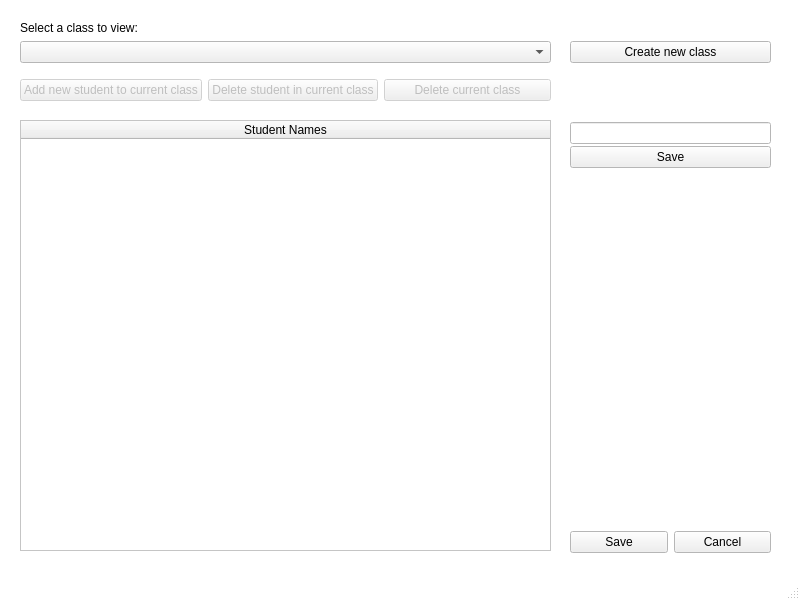
<?xml version="1.0" encoding="UTF-8"?>
<ui version="4.0">
 <class>Classes</class>
 <widget class="QMainWindow" name="Classes">
  <property name="geometry">
   <rect>
    <x>0</x>
    <y>0</y>
    <width>800</width>
    <height>600</height>
   </rect>
  </property>
  <property name="palette">
   <palette>
    <active>
     <colorrole role="Base">
      <brush brushstyle="SolidPattern">
       <color alpha="255">
        <red>255</red>
        <green>255</green>
        <blue>255</blue>
       </color>
      </brush>
     </colorrole>
     <colorrole role="Window">
      <brush brushstyle="SolidPattern">
       <color alpha="255">
        <red>255</red>
        <green>255</green>
        <blue>255</blue>
       </color>
      </brush>
     </colorrole>
    </active>
    <inactive>
     <colorrole role="Base">
      <brush brushstyle="SolidPattern">
       <color alpha="255">
        <red>255</red>
        <green>255</green>
        <blue>255</blue>
       </color>
      </brush>
     </colorrole>
     <colorrole role="Window">
      <brush brushstyle="SolidPattern">
       <color alpha="255">
        <red>255</red>
        <green>255</green>
        <blue>255</blue>
       </color>
      </brush>
     </colorrole>
    </inactive>
    <disabled>
     <colorrole role="Base">
      <brush brushstyle="SolidPattern">
       <color alpha="255">
        <red>255</red>
        <green>255</green>
        <blue>255</blue>
       </color>
      </brush>
     </colorrole>
     <colorrole role="Window">
      <brush brushstyle="SolidPattern">
       <color alpha="255">
        <red>255</red>
        <green>255</green>
        <blue>255</blue>
       </color>
      </brush>
     </colorrole>
    </disabled>
   </palette>
  </property>
  <property name="windowTitle">
   <string>Classes</string>
  </property>
  <property name="autoFillBackground">
   <bool>true</bool>
  </property>
  <widget class="QWidget" name="centralwidget">
   <widget class="QWidget" name="horizontalLayoutWidget">
    <property name="geometry">
     <rect>
      <x>570</x>
      <y>530</y>
      <width>201</width>
      <height>25</height>
     </rect>
    </property>
    <layout class="QHBoxLayout" name="horizontalLayout">
     <item>
      <widget class="QPushButton" name="pushButton_2">
       <property name="text">
        <string>Save</string>
       </property>
      </widget>
     </item>
     <item>
      <widget class="QPushButton" name="pushButton">
       <property name="text">
        <string>Cancel</string>
       </property>
      </widget>
     </item>
    </layout>
   </widget>
   <widget class="QWidget" name="verticalLayoutWidget">
    <property name="geometry">
     <rect>
      <x>570</x>
      <y>40</y>
      <width>201</width>
      <height>25</height>
     </rect>
    </property>
    <layout class="QVBoxLayout" name="verticalLayout">
     <property name="spacing">
      <number>6</number>
     </property>
     <item>
      <widget class="QPushButton" name="button_createclass">
       <property name="text">
        <string>Create new class</string>
       </property>
      </widget>
     </item>
    </layout>
   </widget>
   <widget class="QWidget" name="horizontalLayoutWidget_2">
    <property name="geometry">
     <rect>
      <x>20</x>
      <y>40</y>
      <width>531</width>
      <height>25</height>
     </rect>
    </property>
    <layout class="QHBoxLayout" name="horizontalLayout_2">
     <item>
      <widget class="QComboBox" name="comboBox_classes">
       <property name="sizePolicy">
        <sizepolicy hsizetype="MinimumExpanding" vsizetype="Fixed">
         <horstretch>0</horstretch>
         <verstretch>0</verstretch>
        </sizepolicy>
       </property>
       <property name="currentText">
        <string/>
       </property>
      </widget>
     </item>
    </layout>
   </widget>
   <widget class="QTableWidget" name="table_students">
    <property name="geometry">
     <rect>
      <x>20</x>
      <y>120</y>
      <width>531</width>
      <height>431</height>
     </rect>
    </property>
    <property name="editTriggers">
     <set>QAbstractItemView::NoEditTriggers</set>
    </property>
    <property name="alternatingRowColors">
     <bool>true</bool>
    </property>
    <property name="columnCount">
     <number>1</number>
    </property>
    <attribute name="horizontalHeaderStretchLastSection">
     <bool>true</bool>
    </attribute>
    <column>
     <property name="text">
      <string>Student Names</string>
     </property>
    </column>
   </widget>
   <widget class="QLabel" name="current_class">
    <property name="geometry">
     <rect>
      <x>20</x>
      <y>20</y>
      <width>211</width>
      <height>16</height>
     </rect>
    </property>
    <property name="text">
     <string>Select a class to view:</string>
    </property>
   </widget>
   <widget class="QWidget" name="text_add_widget" native="true">
    <property name="enabled">
     <bool>true</bool>
    </property>
    <property name="geometry">
     <rect>
      <x>560</x>
      <y>120</y>
      <width>231</width>
      <height>80</height>
     </rect>
    </property>
    <widget class="QWidget" name="gridLayoutWidget">
     <property name="geometry">
      <rect>
       <x>10</x>
       <y>0</y>
       <width>201</width>
       <height>51</height>
      </rect>
     </property>
     <layout class="QGridLayout" name="vertical_layout">
      <property name="spacing">
       <number>0</number>
      </property>
      <item row="0" column="0">
       <widget class="QLineEdit" name="text_add">
        <property name="palette">
         <palette>
          <active>
           <colorrole role="WindowText">
            <brush brushstyle="SolidPattern">
             <color alpha="255">
              <red>0</red>
              <green>0</green>
              <blue>0</blue>
             </color>
            </brush>
           </colorrole>
           <colorrole role="Button">
            <brush brushstyle="SolidPattern">
             <color alpha="255">
              <red>255</red>
              <green>255</green>
              <blue>255</blue>
             </color>
            </brush>
           </colorrole>
           <colorrole role="Light">
            <brush brushstyle="SolidPattern">
             <color alpha="255">
              <red>255</red>
              <green>255</green>
              <blue>255</blue>
             </color>
            </brush>
           </colorrole>
           <colorrole role="Midlight">
            <brush brushstyle="SolidPattern">
             <color alpha="255">
              <red>255</red>
              <green>255</green>
              <blue>255</blue>
             </color>
            </brush>
           </colorrole>
           <colorrole role="Dark">
            <brush brushstyle="SolidPattern">
             <color alpha="255">
              <red>127</red>
              <green>127</green>
              <blue>127</blue>
             </color>
            </brush>
           </colorrole>
           <colorrole role="Mid">
            <brush brushstyle="SolidPattern">
             <color alpha="255">
              <red>170</red>
              <green>170</green>
              <blue>170</blue>
             </color>
            </brush>
           </colorrole>
           <colorrole role="Text">
            <brush brushstyle="SolidPattern">
             <color alpha="255">
              <red>0</red>
              <green>0</green>
              <blue>0</blue>
             </color>
            </brush>
           </colorrole>
           <colorrole role="BrightText">
            <brush brushstyle="SolidPattern">
             <color alpha="255">
              <red>255</red>
              <green>255</green>
              <blue>255</blue>
             </color>
            </brush>
           </colorrole>
           <colorrole role="ButtonText">
            <brush brushstyle="SolidPattern">
             <color alpha="255">
              <red>0</red>
              <green>0</green>
              <blue>0</blue>
             </color>
            </brush>
           </colorrole>
           <colorrole role="Base">
            <brush brushstyle="SolidPattern">
             <color alpha="255">
              <red>255</red>
              <green>255</green>
              <blue>255</blue>
             </color>
            </brush>
           </colorrole>
           <colorrole role="Window">
            <brush brushstyle="SolidPattern">
             <color alpha="255">
              <red>255</red>
              <green>255</green>
              <blue>255</blue>
             </color>
            </brush>
           </colorrole>
           <colorrole role="Shadow">
            <brush brushstyle="SolidPattern">
             <color alpha="255">
              <red>0</red>
              <green>0</green>
              <blue>0</blue>
             </color>
            </brush>
           </colorrole>
           <colorrole role="AlternateBase">
            <brush brushstyle="SolidPattern">
             <color alpha="255">
              <red>255</red>
              <green>255</green>
              <blue>255</blue>
             </color>
            </brush>
           </colorrole>
           <colorrole role="ToolTipBase">
            <brush brushstyle="SolidPattern">
             <color alpha="255">
              <red>255</red>
              <green>255</green>
              <blue>220</blue>
             </color>
            </brush>
           </colorrole>
           <colorrole role="ToolTipText">
            <brush brushstyle="SolidPattern">
             <color alpha="255">
              <red>0</red>
              <green>0</green>
              <blue>0</blue>
             </color>
            </brush>
           </colorrole>
          </active>
          <inactive>
           <colorrole role="WindowText">
            <brush brushstyle="SolidPattern">
             <color alpha="255">
              <red>0</red>
              <green>0</green>
              <blue>0</blue>
             </color>
            </brush>
           </colorrole>
           <colorrole role="Button">
            <brush brushstyle="SolidPattern">
             <color alpha="255">
              <red>255</red>
              <green>255</green>
              <blue>255</blue>
             </color>
            </brush>
           </colorrole>
           <colorrole role="Light">
            <brush brushstyle="SolidPattern">
             <color alpha="255">
              <red>255</red>
              <green>255</green>
              <blue>255</blue>
             </color>
            </brush>
           </colorrole>
           <colorrole role="Midlight">
            <brush brushstyle="SolidPattern">
             <color alpha="255">
              <red>255</red>
              <green>255</green>
              <blue>255</blue>
             </color>
            </brush>
           </colorrole>
           <colorrole role="Dark">
            <brush brushstyle="SolidPattern">
             <color alpha="255">
              <red>127</red>
              <green>127</green>
              <blue>127</blue>
             </color>
            </brush>
           </colorrole>
           <colorrole role="Mid">
            <brush brushstyle="SolidPattern">
             <color alpha="255">
              <red>170</red>
              <green>170</green>
              <blue>170</blue>
             </color>
            </brush>
           </colorrole>
           <colorrole role="Text">
            <brush brushstyle="SolidPattern">
             <color alpha="255">
              <red>0</red>
              <green>0</green>
              <blue>0</blue>
             </color>
            </brush>
           </colorrole>
           <colorrole role="BrightText">
            <brush brushstyle="SolidPattern">
             <color alpha="255">
              <red>255</red>
              <green>255</green>
              <blue>255</blue>
             </color>
            </brush>
           </colorrole>
           <colorrole role="ButtonText">
            <brush brushstyle="SolidPattern">
             <color alpha="255">
              <red>0</red>
              <green>0</green>
              <blue>0</blue>
             </color>
            </brush>
           </colorrole>
           <colorrole role="Base">
            <brush brushstyle="SolidPattern">
             <color alpha="255">
              <red>255</red>
              <green>255</green>
              <blue>255</blue>
             </color>
            </brush>
           </colorrole>
           <colorrole role="Window">
            <brush brushstyle="SolidPattern">
             <color alpha="255">
              <red>255</red>
              <green>255</green>
              <blue>255</blue>
             </color>
            </brush>
           </colorrole>
           <colorrole role="Shadow">
            <brush brushstyle="SolidPattern">
             <color alpha="255">
              <red>0</red>
              <green>0</green>
              <blue>0</blue>
             </color>
            </brush>
           </colorrole>
           <colorrole role="AlternateBase">
            <brush brushstyle="SolidPattern">
             <color alpha="255">
              <red>255</red>
              <green>255</green>
              <blue>255</blue>
             </color>
            </brush>
           </colorrole>
           <colorrole role="ToolTipBase">
            <brush brushstyle="SolidPattern">
             <color alpha="255">
              <red>255</red>
              <green>255</green>
              <blue>220</blue>
             </color>
            </brush>
           </colorrole>
           <colorrole role="ToolTipText">
            <brush brushstyle="SolidPattern">
             <color alpha="255">
              <red>0</red>
              <green>0</green>
              <blue>0</blue>
             </color>
            </brush>
           </colorrole>
          </inactive>
          <disabled>
           <colorrole role="WindowText">
            <brush brushstyle="SolidPattern">
             <color alpha="255">
              <red>127</red>
              <green>127</green>
              <blue>127</blue>
             </color>
            </brush>
           </colorrole>
           <colorrole role="Button">
            <brush brushstyle="SolidPattern">
             <color alpha="255">
              <red>255</red>
              <green>255</green>
              <blue>255</blue>
             </color>
            </brush>
           </colorrole>
           <colorrole role="Light">
            <brush brushstyle="SolidPattern">
             <color alpha="255">
              <red>255</red>
              <green>255</green>
              <blue>255</blue>
             </color>
            </brush>
           </colorrole>
           <colorrole role="Midlight">
            <brush brushstyle="SolidPattern">
             <color alpha="255">
              <red>255</red>
              <green>255</green>
              <blue>255</blue>
             </color>
            </brush>
           </colorrole>
           <colorrole role="Dark">
            <brush brushstyle="SolidPattern">
             <color alpha="255">
              <red>127</red>
              <green>127</green>
              <blue>127</blue>
             </color>
            </brush>
           </colorrole>
           <colorrole role="Mid">
            <brush brushstyle="SolidPattern">
             <color alpha="255">
              <red>170</red>
              <green>170</green>
              <blue>170</blue>
             </color>
            </brush>
           </colorrole>
           <colorrole role="Text">
            <brush brushstyle="SolidPattern">
             <color alpha="255">
              <red>127</red>
              <green>127</green>
              <blue>127</blue>
             </color>
            </brush>
           </colorrole>
           <colorrole role="BrightText">
            <brush brushstyle="SolidPattern">
             <color alpha="255">
              <red>255</red>
              <green>255</green>
              <blue>255</blue>
             </color>
            </brush>
           </colorrole>
           <colorrole role="ButtonText">
            <brush brushstyle="SolidPattern">
             <color alpha="255">
              <red>127</red>
              <green>127</green>
              <blue>127</blue>
             </color>
            </brush>
           </colorrole>
           <colorrole role="Base">
            <brush brushstyle="SolidPattern">
             <color alpha="255">
              <red>255</red>
              <green>255</green>
              <blue>255</blue>
             </color>
            </brush>
           </colorrole>
           <colorrole role="Window">
            <brush brushstyle="SolidPattern">
             <color alpha="255">
              <red>255</red>
              <green>255</green>
              <blue>255</blue>
             </color>
            </brush>
           </colorrole>
           <colorrole role="Shadow">
            <brush brushstyle="SolidPattern">
             <color alpha="255">
              <red>0</red>
              <green>0</green>
              <blue>0</blue>
             </color>
            </brush>
           </colorrole>
           <colorrole role="AlternateBase">
            <brush brushstyle="SolidPattern">
             <color alpha="255">
              <red>255</red>
              <green>255</green>
              <blue>255</blue>
             </color>
            </brush>
           </colorrole>
           <colorrole role="ToolTipBase">
            <brush brushstyle="SolidPattern">
             <color alpha="255">
              <red>255</red>
              <green>255</green>
              <blue>220</blue>
             </color>
            </brush>
           </colorrole>
           <colorrole role="ToolTipText">
            <brush brushstyle="SolidPattern">
             <color alpha="255">
              <red>0</red>
              <green>0</green>
              <blue>0</blue>
             </color>
            </brush>
           </colorrole>
          </disabled>
         </palette>
        </property>
        <property name="text">
         <string/>
        </property>
       </widget>
      </item>
      <item row="1" column="0">
       <widget class="QPushButton" name="button_savetext">
        <property name="text">
         <string>Save</string>
        </property>
       </widget>
      </item>
     </layout>
    </widget>
   </widget>
   <widget class="QWidget" name="horizontalLayoutWidget_3">
    <property name="enabled">
     <bool>true</bool>
    </property>
    <property name="geometry">
     <rect>
      <x>20</x>
      <y>70</y>
      <width>531</width>
      <height>41</height>
     </rect>
    </property>
    <layout class="QHBoxLayout" name="horizontalLayout_3">
     <property name="spacing">
      <number>6</number>
     </property>
     <item>
      <widget class="QPushButton" name="button_addstudent">
       <property name="enabled">
        <bool>false</bool>
       </property>
       <property name="text">
        <string>Add new student to current class</string>
       </property>
      </widget>
     </item>
     <item>
      <widget class="QPushButton" name="button_deletestudent">
       <property name="enabled">
        <bool>false</bool>
       </property>
       <property name="text">
        <string>Delete student in current class</string>
       </property>
      </widget>
     </item>
     <item>
      <widget class="QPushButton" name="button_deleteclass">
       <property name="enabled">
        <bool>false</bool>
       </property>
       <property name="text">
        <string>Delete current class</string>
       </property>
      </widget>
     </item>
    </layout>
   </widget>
  </widget>
  <widget class="QMenuBar" name="menubar">
   <property name="geometry">
    <rect>
     <x>0</x>
     <y>0</y>
     <width>800</width>
     <height>21</height>
    </rect>
   </property>
  </widget>
  <widget class="QStatusBar" name="statusbar"/>
 </widget>
 <resources/>
 <connections/>
</ui>
